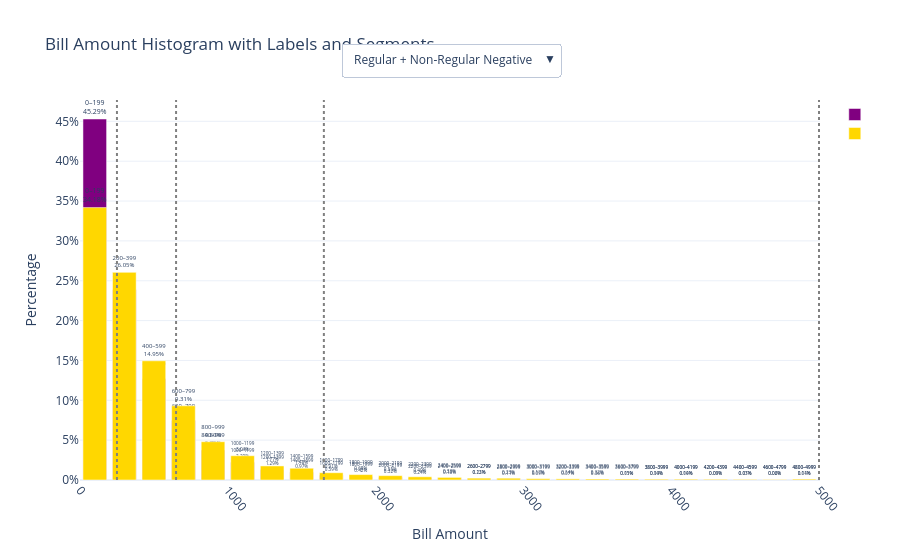

Notebook cell for this chart:
### Code cell
import numpy as np
import plotly.graph_objects as go

# Define data groups
df_regular = df_msmb[df_msmb['Festivity_x'].isin(['regular', 'non-regular negative'])]
df_festive = df_msmb[df_msmb['Festivity_x'] == 'non-regular positive']

# Bin settings
nbins = 25
xmin = min(df_msmb['Total_Bill_Amount_Corrected'].min(), 0)
xmax = df_msmb['Total_Bill_Amount_Corrected'].max()
bins = np.linspace(xmin, xmax, nbins + 1)

# Function to compute labeled bar plot data
def get_hist_data(data, label_color):
    counts, bin_edges = np.histogram(data['Total_Bill_Amount_Corrected'], bins=bins)
    total = counts.sum()
    percentages = (counts / total) * 100
    bin_labels = [f"{int(bin_edges[i])}–{int(bin_edges[i+1]-1)}<br>{percentages[i]:.2f}%" for i in range(len(counts))]
    bin_centers = (bin_edges[:-1] + bin_edges[1:]) / 2
    return go.Bar(
        x=bin_centers,
        y=percentages,
        text=bin_labels,
        textposition='outside',
        marker_color=label_color,
        name="",
        hovertemplate="%{text}<extra></extra>"
    )

# Define vertical lines (Micro to Heavy)
ref_lines = [
    dict(type='line', x0=250, x1=250, yref='paper', y0=0, y1=1, line=dict(color="gray", dash='dot')),
    dict(type='line', x0=650, x1=650, yref='paper', y0=0, y1=1, line=dict(color="gray", dash='dot')),
    dict(type='line', x0=1650, x1=1650, yref='paper', y0=0, y1=1, line=dict(color="gray", dash='dot')),
    dict(type='line', x0=5000, x1=5000, yref='paper', y0=0, y1=1, line=dict(color="gray", dash='dot')),
]

# Create the figure
fig = go.Figure()

# Add both groups (only one visible at a time)
fig.add_trace(get_hist_data(df_regular, 'purple'))   # visible by default
fig.add_trace(get_hist_data(df_festive, 'gold'))    # will be toggled in dropdown

# Dropdown menu to toggle traces
fig.update_layout(
    title="Bill Amount Histogram with Labels and Segments",
    template="plotly_white",
    xaxis_title="Bill Amount",
    yaxis_title="Percentage",
    xaxis=dict(tickangle=50),
    yaxis=dict(ticksuffix="%"),
    barmode='overlay',
    updatemenus=[
        dict(
            buttons=[
                dict(label="Regular + Non-Regular Negative",
                     method="update",
                     args=[{"visible": [True, False]},
                           {"title": "Bill Amounts – Regular + Non-Regular Negative"}]),
                dict(label="Non-Regular Positive (Festive)",
                     method="update",
                     args=[{"visible": [False, True]},
                           {"title": "Bill Amounts – Festive (Non-Regular Positive)"}])
            ],
            direction="down",
            showactive=True,
            x=0.5,
            xanchor="center",
            y=1.15,
            yanchor="top"
        )
    ],
    shapes=ref_lines
)

# Add segment labels
for x, label in zip([250, 650, 1650, 5000], ["Micro", "Small", "Medium", "Large"]):
    fig.add_annotation(x=x, y=95, text=label, showarrow=False, yref="paper", xanchor="right", font=dict(size=10))

fig.show()

### Figure 1 — Plotly figure (JSON) as saved in the notebook; plotly's stock layout.template omitted (floating-point values rounded to 4 significant figures)
{"data": [{"hovertemplate": "%{text}<extra></extra>", "marker": {"color": "purple"}, "name": "", "text": ["0–199<br>45.29%", "200–399<br>23.89%", "400–599<br>12.70%", "600–799<br>7.48%", "800–999<br>3.75%", "1000–1199<br>2.20%", "1200–1399<br>1.29%", "1400–1599<br>0.97%", "1600–1799<br>0.59%", "1800–1999<br>0.42%", "2000–2199<br>0.32%", "2200–2399<br>0.24%", "2400–2599<br>0.18%", "2600–2799<br>0.12%", "2800–2999<br>0.11%", "3000–3199<br>0.09%", "3200–3399<br>0.07%", "3400–3599<br>0.06%", "3600–3799<br>0.05%", "3800–3999<br>0.04%", "4000–4199<br>0.04%", "4200–4399<br>0.03%", "4400–4599<br>0.03%", "4600–4799<br>0.02%", "4800–4999<br>0.04%"], "textposition": "outside", "type": "bar", "x": [100.0, 300.0, 500.0, 700.0, 900.0, 1100.0, 1300.0, 1500.0, 1700.0, 1900.0, 2100.0, 2300.0, 2500.0, 2700.0, 2900.0, 3100.0, 3300.0, 3500.0, 3700.0, 3900.0, 4100.0, 4300.0, 4500.0, 4700.0, 4900.0], "y": [45.29, 23.89, 12.7, 7.48, 3.749, 2.203, 1.287, 0.9676, 0.5942, 0.4191, 0.3218, 0.2367, 0.1756, 0.1238, 0.1099, 0.09174, 0.06876, 0.05856, 0.04906, 0.03668, 0.03678, 0.02754, 0.02771, 0.02016, 0.03645]}, {"hovertemplate": "%{text}<extra></extra>", "marker": {"color": "gold"}, "name": "", "text": ["0–199<br>34.18%", "200–399<br>26.05%", "400–599<br>14.95%", "600–799<br>9.31%", "800–999<br>4.80%", "1000–1199<br>3.04%", "1200–1399<br>1.77%", "1400–1599<br>1.48%", "1600–1799<br>0.91%", "1800–1999<br>0.68%", "2000–2199<br>0.55%", "2200–2399<br>0.40%", "2400–2599<br>0.33%", "2600–2799<br>0.23%", "2800–2999<br>0.23%", "3000–3199<br>0.17%", "3200–3399<br>0.14%", "3400–3599<br>0.12%", "3600–3799<br>0.11%", "3800–3999<br>0.10%", "4000–4199<br>0.10%", "4200–4399<br>0.09%", "4400–4599<br>0.07%", "4600–4799<br>0.06%", "4800–4999<br>0.11%"], "textposition": "outside", "type": "bar", "x": [100.0, 300.0, 500.0, 700.0, 900.0, 1100.0, 1300.0, 1500.0, 1700.0, 1900.0, 2100.0, 2300.0, 2500.0, 2700.0, 2900.0, 3100.0, 3300.0, 3500.0, 3700.0, 3900.0, 4100.0, 4300.0, 4500.0, 4700.0, 4900.0], "y": [34.18, 26.05, 14.95, 9.309, 4.803, 3.044, 1.765, 1.478, 0.9122, 0.6784, 0.547, 0.4044, 0.3274, 0.2348, 0.2258, 0.1675, 0.1426, 0.1231, 0.1148, 0.102, 0.1006, 0.08602, 0.07319, 0.06001, 0.1131]}], "layout": {"annotations": [{"font": {"size": 10}, "showarrow": false, "text": "Micro", "x": 250, "xanchor": "right", "y": 95, "yref": "paper"}, {"font": {"size": 10}, "showarrow": false, "text": "Small", "x": 650, "xanchor": "right", "y": 95, "yref": "paper"}, {"font": {"size": 10}, "showarrow": false, "text": "Medium", "x": 1650, "xanchor": "right", "y": 95, "yref": "paper"}, {"font": {"size": 10}, "showarrow": false, "text": "Large", "x": 5000, "xanchor": "right", "y": 95, "yref": "paper"}], "barmode": "overlay", "shapes": [{"line": {"color": "gray", "dash": "dot"}, "type": "line", "x0": 250, "x1": 250, "y0": 0, "y1": 1, "yref": "paper"}, {"line": {"color": "gray", "dash": "dot"}, "type": "line", "x0": 650, "x1": 650, "y0": 0, "y1": 1, "yref": "paper"}, {"line": {"color": "gray", "dash": "dot"}, "type": "line", "x0": 1650, "x1": 1650, "y0": 0, "y1": 1, "yref": "paper"}, {"line": {"color": "gray", "dash": "dot"}, "type": "line", "x0": 5000, "x1": 5000, "y0": 0, "y1": 1, "yref": "paper"}], "title": {"text": "Bill Amount Histogram with Labels and Segments"}, "updatemenus": [{"buttons": [{"args": [{"visible": [true, false]}, {"title": "Bill Amounts – Regular + Non-Regular Negative"}], "label": "Regular + Non-Regular Negative", "method": "update"}, {"args": [{"visible": [false, true]}, {"title": "Bill Amounts – Festive (Non-Regular Positive)"}], "label": "Non-Regular Positive (Festive)", "method": "update"}], "direction": "down", "showactive": true, "x": 0.5, "xanchor": "center", "y": 1.15, "yanchor": "top"}], "xaxis": {"tickangle": 50, "title": {"text": "Bill Amount"}}, "yaxis": {"ticksuffix": "%", "title": {"text": "Percentage"}}}}
